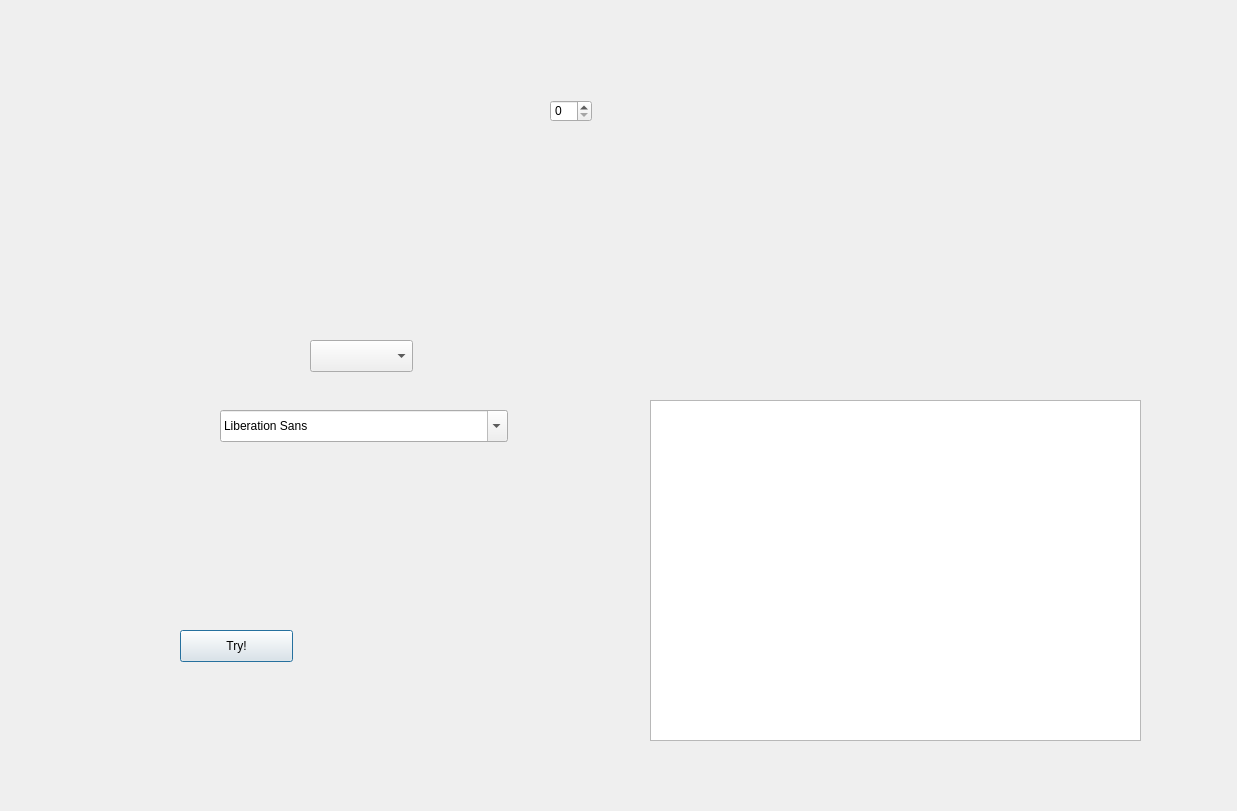
<?xml version="1.0" encoding="UTF-8"?>
<ui version="4.0">
 <class>Dialog</class>
 <widget class="QDialog" name="Dialog">
  <property name="geometry">
   <rect>
    <x>0</x>
    <y>0</y>
    <width>1237</width>
    <height>811</height>
   </rect>
  </property>
  <property name="windowTitle">
   <string>Dialog</string>
  </property>
  <widget class="PlotWidget" name="plot_widget" native="true">
   <property name="geometry">
    <rect>
     <x>620</x>
     <y>60</y>
     <width>551</width>
     <height>321</height>
    </rect>
   </property>
  </widget>
  <widget class="QPushButton" name="pushButton">
   <property name="geometry">
    <rect>
     <x>180</x>
     <y>630</y>
     <width>113</width>
     <height>32</height>
    </rect>
   </property>
   <property name="text">
    <string>Try!</string>
   </property>
  </widget>
  <widget class="QTableWidget" name="motor_table">
   <property name="geometry">
    <rect>
     <x>650</x>
     <y>400</y>
     <width>491</width>
     <height>341</height>
    </rect>
   </property>
  </widget>
  <widget class="QSpinBox" name="spinBox">
   <property name="geometry">
    <rect>
     <x>550</x>
     <y>100</y>
     <width>42</width>
     <height>22</height>
    </rect>
   </property>
  </widget>
  <widget class="QComboBox" name="comboBox">
   <property name="geometry">
    <rect>
     <x>310</x>
     <y>340</y>
     <width>103</width>
     <height>32</height>
    </rect>
   </property>
  </widget>
  <widget class="QFontComboBox" name="fontComboBox">
   <property name="geometry">
    <rect>
     <x>220</x>
     <y>410</y>
     <width>288</width>
     <height>32</height>
    </rect>
   </property>
  </widget>
 </widget>
 <customwidgets>
  <customwidget>
   <class>PlotWidget</class>
   <extends>QWidget</extends>
   <header location="global">pyqtgraph</header>
   <container>1</container>
  </customwidget>
 </customwidgets>
 <resources/>
 <connections/>
</ui>
